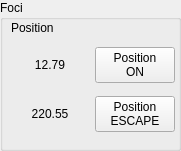
   <widget class="QGroupBox" name="groupBox_2">
    <property name="geometry">
     <rect>
      <x>440</x>
      <y>420</y>
      <width>181</width>
      <height>151</height>
     </rect>
    </property>
    <property name="title">
     <string>Foci</string>
    </property>
    <widget class="QLabel" name="label_6">
     <property name="geometry">
      <rect>
       <x>11</x>
       <y>20</y>
       <width>54</width>
       <height>16</height>
      </rect>
     </property>
     <property name="text">
      <string>Position</string>
     </property>
    </widget>
    <widget class="QWidget" name="layoutWidget">
     <property name="geometry">
      <rect>
       <x>11</x>
       <y>40</y>
       <width>164</width>
       <height>101</height>
      </rect>
     </property>
     <layout class="QGridLayout" name="gridLayout_2">
      <item row="0" column="0">
       <widget class="QLabel" name="label_7">
        <property name="text">
         <string>12.79</string>
        </property>
        <property name="alignment">
         <set>Qt::AlignCenter</set>
        </property>
       </widget>
      </item>
      <item row="0" column="1">
       <widget class="QPushButton" name="pushButton_11">
        <property name="text">
         <string>Position
ON</string>
        </property>
       </widget>
      </item>
      <item row="1" column="0">
       <widget class="QLabel" name="label_8">
        <property name="text">
         <string>220.55</string>
        </property>
        <property name="alignment">
         <set>Qt::AlignCenter</set>
        </property>
       </widget>
      </item>
      <item row="1" column="1">
       <widget class="QPushButton" name="pushButton_12">
        <property name="text">
         <string>Position
ESCAPE</string>
        </property>
       </widget>
      </item>
     </layout>
    </widget>
   </widget>
